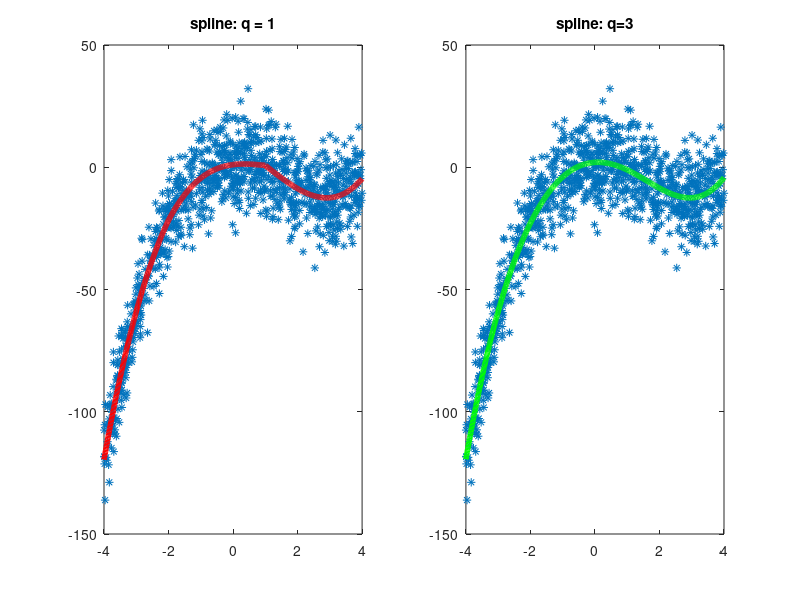

Recreate this plot in MATLAB.
close all;
clear all;

load splineData;

q = 1; %linear spline
xi = [-2, 1]; % the location of the cutting points
% constructing the feature matrix
X = [ones(1000,1), x, x.^2, x.^3, max(x-xi(1),0).^q, max(x-xi(2),0).^q];
beta_lin = inv(X'*X)*X'*y;

% plotting the fitted curve
xg = linspace(-4,4,1000)';
Xg = [ones(1000,1), xg, xg.^2, xg.^3, max(xg-xi(1),0).^q, max(xg-xi(2),0).^q];
yg = Xg*beta_lin;

subplot(121);
plot(x,y,'*');
hold on;
plot(xg,yg,'r','linewidth',4);title('spline: q = 1')

q = 3; %linear spline
xi = [-2, 1]; % the location of the cutting points
% constructing the feature matrix
X = [ones(1000,1), x, x.^2, x.^3, max(x-xi(1),0).^q, max(x-xi(2),0).^q];
beta_cub = inv(X'*X)*X'*y;

% plotting the fitted curve
xg = linspace(-4,4,1000)';
Xg = [ones(1000,1), xg, xg.^2, xg.^3, max(xg-xi(1),0).^q, max(xg-xi(2),0).^q];
yg = Xg*beta_cub;

subplot(122);
plot(x,y,'*');
hold on;
plot(xg,yg,'g','linewidth',4);title('spline: q=3')

